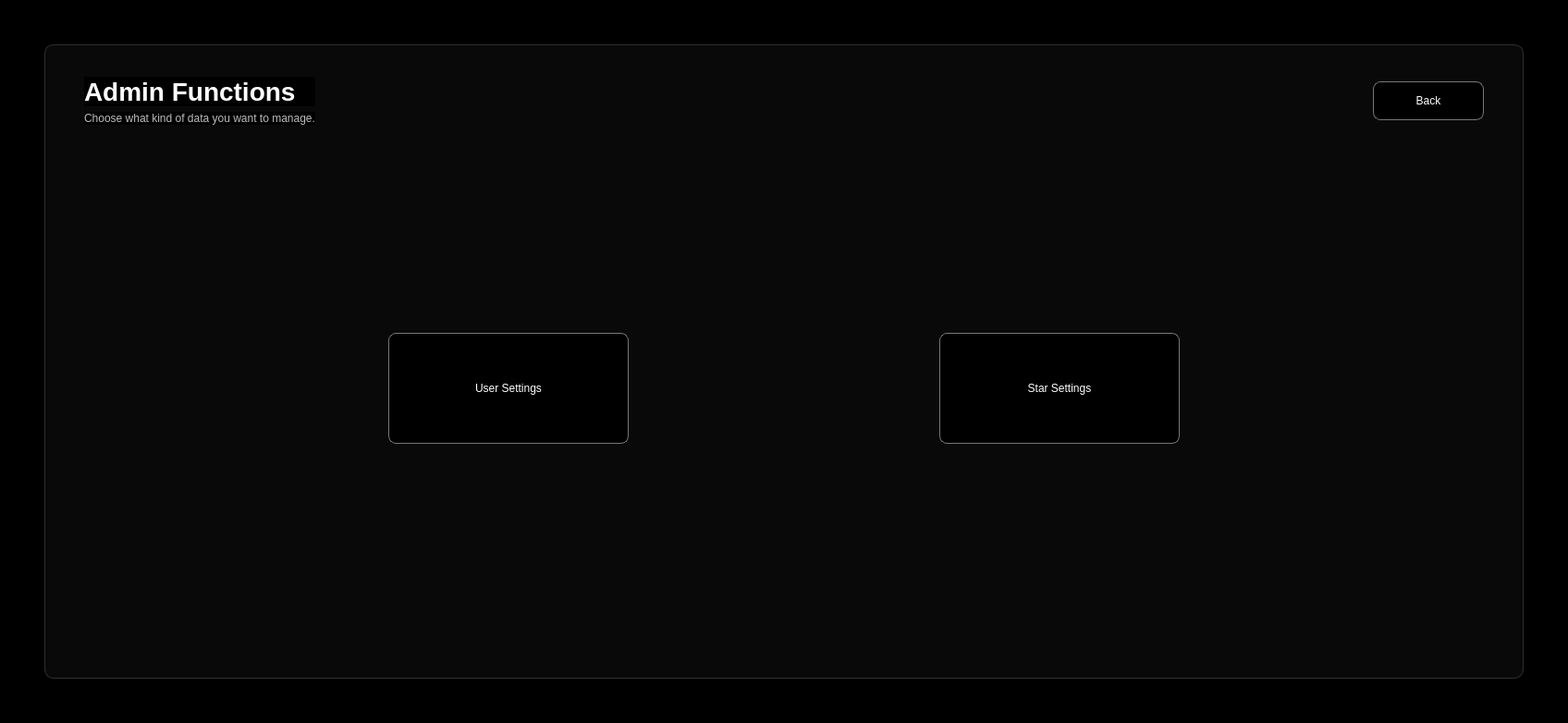
<?xml version="1.0" encoding="UTF-8"?>
<ui version="4.0">
 <class>AdminView</class>
 <widget class="QWidget" name="AdminView">
  <property name="geometry">
   <rect>
    <x>0</x>
    <y>0</y>
    <width>1696</width>
    <height>782</height>
   </rect>
  </property>
  <property name="windowTitle">
   <string>Admin</string>
  </property>
  <property name="styleSheet">
   <string notr="true">QWidget {
    background-color: black;
    color: white;
}

QFrame#adminContentFrame,
QFrame#adminMenuCard,
QFrame#settingsContentFrame,
QFrame#addUserContentFrame,
QFrame#starEditorFrame {
    background-color: #090909;
    border: 1px solid #303030;
    border-radius: 10px;
}

QLabel#pageTitleLabel,
QLabel#userSettingsTitleLabel,
QLabel#starSettingsTitleLabel {
    font-size: 28px;
    font-weight: bold;
}

QLabel#pageSubtitleLabel,
QLabel#userSettingsSubtitleLabel,
QLabel#starSettingsSubtitleLabel {
    color: #bdbdbd;
}

QLineEdit,
QComboBox,
QDoubleSpinBox,
QSpinBox,
QTextEdit {
    border: 1px solid #666666;
    border-radius: 8px;
    padding: 8px;
    background-color: #111111;
    color: white;
}

QPushButton {
    color: white;
    background-color: black;
    border: 1px solid #777777;
    border-radius: 8px;
    padding: 10px 14px;
}

QPushButton:hover {
    border-color: #aaaaaa;
}

QPushButton#deleteUserButton,
QPushButton#deleteStarButton,
QPushButton#cancelAddUserButton {
    border-color: #b94a48;
}

QPushButton#saveUserButton,
QPushButton#saveStarButton,
QPushButton#addUserButton,
QPushButton#addStarButton,
QPushButton#addUserConfirmButton {
    border-color: #c9a227;
}

QPushButton#addUserConfirmButton {
    border-color: #2f9e44;
}

QPushButton#generateStarPositionButton {
    border-color: #2f9e44;
}</string>
  </property>
  <layout class="QVBoxLayout" name="rootLayout">
   <property name="leftMargin">
    <number>0</number>
   </property>
   <property name="topMargin">
    <number>0</number>
   </property>
   <property name="rightMargin">
    <number>0</number>
   </property>
   <property name="bottomMargin">
    <number>0</number>
   </property>
   <item>
    <widget class="QStackedWidget" name="adminStackedWidget">
     <property name="currentIndex">
      <number>0</number>
     </property>
     <widget class="QWidget" name="adminMenuPage">
      <layout class="QVBoxLayout" name="adminMenuRootLayout">
       <property name="leftMargin">
        <number>48</number>
       </property>
       <property name="topMargin">
        <number>48</number>
       </property>
       <property name="rightMargin">
        <number>48</number>
       </property>
       <property name="bottomMargin">
        <number>48</number>
       </property>
       <item>
        <widget class="QFrame" name="adminContentFrame">
         <property name="frameShape">
          <enum>QFrame::Shape::StyledPanel</enum>
         </property>
         <layout class="QVBoxLayout" name="adminContentLayout">
          <property name="leftMargin">
           <number>42</number>
          </property>
          <property name="topMargin">
           <number>34</number>
          </property>
          <property name="rightMargin">
           <number>42</number>
          </property>
          <property name="bottomMargin">
           <number>34</number>
          </property>
          <item>
           <layout class="QHBoxLayout" name="adminHeaderLayout">
            <item>
             <layout class="QVBoxLayout" name="adminHeaderTextLayout">
              <item>
               <widget class="QLabel" name="pageTitleLabel">
                <property name="text">
                 <string>Admin Functions</string>
                </property>
               </widget>
              </item>
              <item>
               <widget class="QLabel" name="pageSubtitleLabel">
                <property name="text">
                 <string>Choose what kind of data you want to manage.</string>
                </property>
               </widget>
              </item>
             </layout>
            </item>
            <item>
             <spacer name="adminHeaderSpacer">
              <property name="orientation">
               <enum>Qt::Orientation::Horizontal</enum>
              </property>
              <property name="sizeHint" stdset="0">
               <size>
                <width>40</width>
                <height>20</height>
               </size>
              </property>
             </spacer>
            </item>
            <item>
             <widget class="QPushButton" name="adminBackToHomeButton">
              <property name="minimumSize">
               <size>
                <width>120</width>
                <height>42</height>
               </size>
              </property>
              <property name="text">
               <string>Back</string>
              </property>
             </widget>
            </item>
           </layout>
          </item>
          <item>
           <spacer name="adminMenuTopSpacer">
            <property name="orientation">
             <enum>Qt::Orientation::Vertical</enum>
            </property>
            <property name="sizeHint" stdset="0">
             <size>
              <width>20</width>
              <height>120</height>
             </size>
            </property>
           </spacer>
          </item>
          <item>
           <layout class="QHBoxLayout" name="adminChoiceLayout">
            <item>
             <spacer name="adminChoiceLeftSpacer">
              <property name="orientation">
               <enum>Qt::Orientation::Horizontal</enum>
              </property>
              <property name="sizeHint" stdset="0">
               <size>
                <width>120</width>
                <height>20</height>
               </size>
              </property>
             </spacer>
            </item>
            <item>
             <widget class="QPushButton" name="userSettingsButton">
              <property name="minimumSize">
               <size>
                <width>260</width>
                <height>120</height>
               </size>
              </property>
              <property name="text">
               <string>User Settings</string>
              </property>
             </widget>
            </item>
            <item>
             <spacer name="adminChoiceMiddleSpacer">
              <property name="orientation">
               <enum>Qt::Orientation::Horizontal</enum>
              </property>
              <property name="sizeHint" stdset="0">
               <size>
                <width>80</width>
                <height>20</height>
               </size>
              </property>
             </spacer>
            </item>
            <item>
             <widget class="QPushButton" name="starSettingsButton">
              <property name="minimumSize">
               <size>
                <width>260</width>
                <height>120</height>
               </size>
              </property>
              <property name="text">
               <string>Star Settings</string>
              </property>
             </widget>
            </item>
            <item>
             <spacer name="adminChoiceRightSpacer">
              <property name="orientation">
               <enum>Qt::Orientation::Horizontal</enum>
              </property>
              <property name="sizeHint" stdset="0">
               <size>
                <width>120</width>
                <height>20</height>
               </size>
              </property>
             </spacer>
            </item>
           </layout>
          </item>
          <item>
           <spacer name="adminMenuBottomSpacer">
            <property name="orientation">
             <enum>Qt::Orientation::Vertical</enum>
            </property>
            <property name="sizeHint" stdset="0">
             <size>
              <width>20</width>
              <height>180</height>
             </size>
            </property>
           </spacer>
          </item>
         </layout>
        </widget>
       </item>
      </layout>
     </widget>
     <widget class="QWidget" name="userSettingsPage">
      <layout class="QVBoxLayout" name="userSettingsRootLayout">
       <property name="leftMargin">
        <number>40</number>
       </property>
       <property name="topMargin">
        <number>40</number>
       </property>
       <property name="rightMargin">
        <number>40</number>
       </property>
       <property name="bottomMargin">
        <number>40</number>
       </property>
       <item>
        <layout class="QHBoxLayout" name="userSettingsHeaderLayout">
         <item>
          <layout class="QVBoxLayout" name="userSettingsHeaderTextLayout">
           <item>
            <widget class="QLabel" name="userSettingsTitleLabel">
             <property name="text">
              <string>User Settings</string>
             </property>
            </widget>
           </item>
           <item>
            <widget class="QLabel" name="userSettingsSubtitleLabel">
             <property name="text">
              <string>Add users, edit user details, remove users, or update passwords.</string>
             </property>
            </widget>
           </item>
          </layout>
         </item>
         <item>
          <spacer name="userSettingsHeaderSpacer">
           <property name="orientation">
            <enum>Qt::Orientation::Horizontal</enum>
           </property>
           <property name="sizeHint" stdset="0">
            <size>
             <width>40</width>
             <height>20</height>
            </size>
           </property>
          </spacer>
         </item>
         <item>
          <widget class="QPushButton" name="backFromUserSettingsButton">
           <property name="minimumSize">
            <size>
             <width>120</width>
             <height>42</height>
            </size>
           </property>
           <property name="text">
            <string>Back</string>
           </property>
          </widget>
         </item>
        </layout>
       </item>
       <item>
        <layout class="QHBoxLayout" name="userSettingsBodyLayout">
         <item>
          <widget class="QFrame" name="userSearchFrame">
           <property name="minimumSize">
            <size>
             <width>300</width>
             <height>0</height>
            </size>
           </property>
           <property name="maximumSize">
            <size>
             <width>360</width>
             <height>16777215</height>
            </size>
           </property>
           <property name="frameShape">
            <enum>QFrame::Shape::StyledPanel</enum>
           </property>
           <layout class="QVBoxLayout" name="userSearchLayout">
            <item>
             <widget class="QLabel" name="userSearchLabel">
              <property name="text">
               <string>Search Users</string>
              </property>
             </widget>
            </item>
            <item>
             <layout class="QHBoxLayout" name="userSearchInputLayout">
              <item>
               <widget class="QLineEdit" name="userSearchLineEdit">
                <property name="placeholderText">
                 <string>Search by name</string>
                </property>
               </widget>
              </item>
              <item>
               <widget class="QPushButton" name="resetUserSearchButton">
                <property name="minimumSize">
                 <size>
                  <width>80</width>
                  <height>0</height>
                 </size>
                </property>
                <property name="text">
                 <string>RESET</string>
                </property>
               </widget>
              </item>
             </layout>
            </item>
            <item>
             <widget class="QListWidget" name="userListWidget"/>
            </item>
            <item>
             <widget class="QPushButton" name="addUserButton">
              <property name="text">
               <string>Add User</string>
              </property>
             </widget>
            </item>
           </layout>
         </widget>
         </item>
         <item>
          <widget class="QStackedWidget" name="userEditorStackedWidget">
           <property name="currentIndex">
            <number>0</number>
           </property>
           <widget class="QWidget" name="editUserPage">
            <layout class="QVBoxLayout" name="editUserPageLayout">
             <property name="leftMargin">
              <number>0</number>
             </property>
             <property name="topMargin">
              <number>0</number>
             </property>
             <property name="rightMargin">
              <number>0</number>
             </property>
             <property name="bottomMargin">
              <number>0</number>
             </property>
             <item>
          <widget class="QFrame" name="settingsContentFrame">
           <property name="frameShape">
            <enum>QFrame::Shape::StyledPanel</enum>
           </property>
           <layout class="QVBoxLayout" name="userEditorLayout">
            <property name="leftMargin">
             <number>32</number>
            </property>
            <property name="topMargin">
             <number>28</number>
            </property>
            <property name="rightMargin">
             <number>32</number>
            </property>
            <property name="bottomMargin">
             <number>28</number>
            </property>
            <item>
             <widget class="QLabel" name="userEditorTitleLabel">
              <property name="text">
               <string>User Details</string>
              </property>
             </widget>
            </item>
            <item>
             <layout class="QFormLayout" name="userFormLayout">
              <item row="0" column="0">
               <widget class="QLabel" name="usernameLabel">
                <property name="text">
                 <string>Username</string>
                </property>
               </widget>
              </item>
              <item row="0" column="1">
               <widget class="QLineEdit" name="usernameLineEdit"/>
              </item>
              <item row="1" column="0">
               <widget class="QLabel" name="passwordLabel">
                <property name="text">
                 <string>Password</string>
                </property>
               </widget>
              </item>
              <item row="1" column="1">
               <widget class="QLineEdit" name="passwordLineEdit"/>
              </item>
              <item row="2" column="0">
               <widget class="QLabel" name="confirmPasswordLabel">
                <property name="text">
                 <string>Confirm Password</string>
                </property>
               </widget>
              </item>
              <item row="2" column="1">
               <widget class="QLineEdit" name="confirmPasswordLineEdit"/>
              </item>
              <item row="3" column="0">
               <widget class="QLabel" name="adminRoleLabel">
                <property name="text">
                 <string>Admin Role</string>
                </property>
               </widget>
              </item>
              <item row="3" column="1">
               <widget class="QCheckBox" name="adminRoleCheckBox">
                <property name="text">
                 <string>User has admin access</string>
                </property>
               </widget>
              </item>
             </layout>
            </item>
            <item>
             <spacer name="userEditorSpacer">
              <property name="orientation">
               <enum>Qt::Orientation::Vertical</enum>
              </property>
              <property name="sizeHint" stdset="0">
               <size>
                <width>20</width>
                <height>260</height>
               </size>
              </property>
             </spacer>
            </item>
            <item>
             <widget class="QLabel" name="userStatusLabel">
              <property name="visible">
               <bool>false</bool>
              </property>
              <property name="text">
               <string/>
              </property>
              <property name="alignment">
               <set>Qt::AlignmentFlag::AlignCenter</set>
              </property>
              <property name="wordWrap">
               <bool>true</bool>
              </property>
             </widget>
            </item>
            <item>
             <layout class="QHBoxLayout" name="userActionsLayout">
              <item>
               <widget class="QPushButton" name="deleteUserButton">
                <property name="text">
                 <string>Delete User</string>
                </property>
               </widget>
              </item>
              <item>
               <spacer name="userActionsSpacer">
                <property name="orientation">
                 <enum>Qt::Orientation::Horizontal</enum>
                </property>
                <property name="sizeHint" stdset="0">
                 <size>
                  <width>40</width>
                  <height>20</height>
                 </size>
                </property>
               </spacer>
              </item>
              <item>
               <widget class="QPushButton" name="saveUserButton">
                <property name="text">
                 <string>Save User</string>
                </property>
               </widget>
              </item>
             </layout>
            </item>
           </layout>
          </widget>
             </item>
            </layout>
           </widget>
           <widget class="QWidget" name="addUserPage">
            <layout class="QVBoxLayout" name="addUserPageLayout">
             <property name="leftMargin">
              <number>0</number>
             </property>
             <property name="topMargin">
              <number>0</number>
             </property>
             <property name="rightMargin">
              <number>0</number>
             </property>
             <property name="bottomMargin">
              <number>0</number>
             </property>
             <item>
              <widget class="QFrame" name="addUserContentFrame">
               <property name="frameShape">
                <enum>QFrame::Shape::StyledPanel</enum>
               </property>
               <layout class="QVBoxLayout" name="addUserEditorLayout">
                <property name="leftMargin">
                 <number>32</number>
                </property>
                <property name="topMargin">
                 <number>28</number>
                </property>
                <property name="rightMargin">
                 <number>32</number>
                </property>
                <property name="bottomMargin">
                 <number>28</number>
                </property>
                <item>
                 <widget class="QLabel" name="addUserTitleLabel">
                  <property name="styleSheet">
                   <string notr="true">font-size: 28px; font-weight: bold;</string>
                  </property>
                  <property name="text">
                   <string>Add New User</string>
                  </property>
                  <property name="alignment">
                   <set>Qt::AlignmentFlag::AlignCenter</set>
                  </property>
                 </widget>
                </item>
                <item>
                 <layout class="QFormLayout" name="addUserFormLayout">
                  <item row="0" column="0">
                   <widget class="QLabel" name="addUsernameLabel">
                    <property name="text">
                     <string>Username</string>
                    </property>
                   </widget>
                  </item>
                  <item row="0" column="1">
                   <widget class="QLineEdit" name="addUsernameLineEdit"/>
                  </item>
                  <item row="1" column="0">
                   <widget class="QLabel" name="addPasswordLabel">
                    <property name="text">
                     <string>Password</string>
                    </property>
                   </widget>
                  </item>
                  <item row="1" column="1">
                   <widget class="QLineEdit" name="addPasswordLineEdit"/>
                  </item>
                  <item row="2" column="0">
                   <widget class="QLabel" name="addConfirmPasswordLabel">
                    <property name="text">
                     <string>Confirm Password</string>
                    </property>
                   </widget>
                  </item>
                  <item row="2" column="1">
                   <widget class="QLineEdit" name="addConfirmPasswordLineEdit"/>
                  </item>
                  <item row="3" column="0">
                   <widget class="QLabel" name="addAdminRoleLabel">
                    <property name="text">
                     <string>Admin Role</string>
                    </property>
                   </widget>
                  </item>
                  <item row="3" column="1">
                   <widget class="QCheckBox" name="addAdminRoleCheckBox">
                    <property name="text">
                     <string>User has admin access</string>
                    </property>
                   </widget>
                  </item>
                 </layout>
                </item>
                <item>
                 <spacer name="addUserEditorSpacer">
                  <property name="orientation">
                   <enum>Qt::Orientation::Vertical</enum>
                  </property>
                  <property name="sizeHint" stdset="0">
                   <size>
                    <width>20</width>
                    <height>260</height>
                   </size>
                  </property>
                 </spacer>
                </item>
                <item>
                 <widget class="QLabel" name="addUserStatusLabel">
                  <property name="visible">
                   <bool>false</bool>
                  </property>
                  <property name="text">
                   <string/>
                  </property>
                  <property name="alignment">
                   <set>Qt::AlignmentFlag::AlignCenter</set>
                  </property>
                  <property name="wordWrap">
                   <bool>true</bool>
                  </property>
                 </widget>
                </item>
                <item>
                 <layout class="QHBoxLayout" name="addUserActionsLayout">
                  <item>
                   <widget class="QPushButton" name="cancelAddUserButton">
                    <property name="text">
                     <string>Cancel</string>
                    </property>
                   </widget>
                  </item>
                  <item>
                   <spacer name="addUserActionsSpacer">
                    <property name="orientation">
                     <enum>Qt::Orientation::Horizontal</enum>
                    </property>
                    <property name="sizeHint" stdset="0">
                     <size>
                      <width>40</width>
                      <height>20</height>
                     </size>
                    </property>
                   </spacer>
                  </item>
                  <item>
                   <widget class="QPushButton" name="addUserConfirmButton">
                    <property name="text">
                     <string>Add</string>
                    </property>
                   </widget>
                  </item>
                 </layout>
                </item>
               </layout>
              </widget>
             </item>
            </layout>
           </widget>
          </widget>
         </item>
        </layout>
       </item>
      </layout>
     </widget>
     <widget class="QWidget" name="starSettingsPage">
      <layout class="QVBoxLayout" name="starSettingsRootLayout">
       <property name="leftMargin">
        <number>40</number>
       </property>
       <property name="topMargin">
        <number>40</number>
       </property>
       <property name="rightMargin">
        <number>40</number>
       </property>
       <property name="bottomMargin">
        <number>40</number>
       </property>
       <item>
        <layout class="QHBoxLayout" name="starSettingsHeaderLayout">
         <item>
          <layout class="QVBoxLayout" name="starSettingsHeaderTextLayout">
           <item>
            <widget class="QLabel" name="starSettingsTitleLabel">
             <property name="text">
              <string>Star Settings</string>
             </property>
            </widget>
           </item>
           <item>
            <widget class="QLabel" name="starSettingsSubtitleLabel">
             <property name="text">
              <string>Add, edit, or delete stars from the catalog.</string>
             </property>
            </widget>
           </item>
          </layout>
         </item>
         <item>
          <spacer name="starSettingsHeaderSpacer">
           <property name="orientation">
            <enum>Qt::Orientation::Horizontal</enum>
           </property>
           <property name="sizeHint" stdset="0">
            <size>
             <width>40</width>
             <height>20</height>
            </size>
           </property>
          </spacer>
         </item>
         <item>
          <widget class="QPushButton" name="backFromStarSettingsButton">
           <property name="minimumSize">
            <size>
             <width>120</width>
             <height>42</height>
            </size>
           </property>
           <property name="text">
            <string>Back</string>
           </property>
          </widget>
         </item>
        </layout>
       </item>
       <item>
        <layout class="QHBoxLayout" name="starSettingsBodyLayout">
         <item>
          <widget class="QFrame" name="starSearchFrame">
           <property name="minimumSize">
            <size>
             <width>300</width>
             <height>0</height>
            </size>
           </property>
           <property name="maximumSize">
            <size>
             <width>360</width>
             <height>16777215</height>
            </size>
           </property>
           <property name="frameShape">
            <enum>QFrame::Shape::StyledPanel</enum>
           </property>
           <layout class="QVBoxLayout" name="starSearchLayout">
            <item>
             <widget class="QLabel" name="starSearchLabel">
              <property name="text">
               <string>Search Stars</string>
              </property>
             </widget>
            </item>
            <item>
             <layout class="QHBoxLayout" name="starSearchInputLayout">
              <item>
               <widget class="QLineEdit" name="starSearchLineEdit">
                <property name="placeholderText">
                 <string>Search by star name</string>
                </property>
               </widget>
              </item>
              <item>
               <widget class="QPushButton" name="resetStarSearchButton">
                <property name="minimumSize">
                 <size>
                  <width>80</width>
                  <height>0</height>
                 </size>
                </property>
                <property name="text">
                 <string>RESET</string>
                </property>
               </widget>
              </item>
             </layout>
            </item>
            <item>
             <widget class="QListWidget" name="starListWidget"/>
            </item>
            <item>
             <widget class="QPushButton" name="addStarButton">
              <property name="text">
               <string>Add Star</string>
              </property>
             </widget>
            </item>
           </layout>
          </widget>
         </item>
         <item>
          <widget class="QFrame" name="starEditorFrame">
           <property name="frameShape">
            <enum>QFrame::Shape::StyledPanel</enum>
           </property>
           <layout class="QVBoxLayout" name="starEditorLayout">
            <property name="leftMargin">
             <number>32</number>
            </property>
            <property name="topMargin">
             <number>28</number>
            </property>
            <property name="rightMargin">
             <number>32</number>
            </property>
            <property name="bottomMargin">
             <number>28</number>
            </property>
            <item>
             <widget class="QLabel" name="starEditorTitleLabel">
              <property name="text">
               <string>Star Details</string>
              </property>
             </widget>
            </item>
            <item>
             <layout class="QFormLayout" name="starFormLayout">
              <item row="0" column="0">
               <widget class="QLabel" name="starNameLabel">
                <property name="text">
                 <string>Name</string>
                </property>
               </widget>
              </item>
              <item row="0" column="1">
               <widget class="QLineEdit" name="starNameLineEdit"/>
              </item>
              <item row="1" column="0">
               <widget class="QLabel" name="raLabel">
                <property name="text">
                 <string>RA</string>
                </property>
               </widget>
              </item>
              <item row="1" column="1">
               <widget class="QDoubleSpinBox" name="raSpinBox">
                <property name="decimals">
                 <number>6</number>
                </property>
                <property name="maximum">
                 <double>360.000000000000000</double>
                </property>
               </widget>
              </item>
              <item row="2" column="0">
               <widget class="QLabel" name="decLabel">
                <property name="text">
                 <string>Dec</string>
                </property>
               </widget>
              </item>
              <item row="2" column="1">
               <widget class="QDoubleSpinBox" name="decSpinBox">
                <property name="decimals">
                 <number>6</number>
                </property>
                <property name="minimum">
                 <double>-90.000000000000000</double>
                </property>
                <property name="maximum">
                 <double>90.000000000000000</double>
                </property>
               </widget>
              </item>
              <item row="3" column="0">
               <widget class="QLabel" name="parallaxLabel">
                <property name="text">
                 <string>Parallax</string>
                </property>
               </widget>
              </item>
              <item row="3" column="1">
               <widget class="QDoubleSpinBox" name="parallaxSpinBox">
                <property name="decimals">
                 <number>6</number>
                </property>
                <property name="maximum">
                 <double>100000.000000000000000</double>
                </property>
               </widget>
              </item>
              <item row="4" column="0">
               <widget class="QLabel" name="distanceFromSunLabel">
                <property name="text">
                 <string>Distance from Sun</string>
                </property>
               </widget>
              </item>
              <item row="4" column="1">
               <layout class="QHBoxLayout" name="distanceGenerationLayout">
                <item>
                 <widget class="QDoubleSpinBox" name="distanceFromSunSpinBox">
                  <property name="decimals">
                   <number>6</number>
                  </property>
                  <property name="maximum">
                   <double>1000000000.000000000000000</double>
                  </property>
                 </widget>
                </item>
                <item>
                 <widget class="QPushButton" name="generateStarPositionButton">
                  <property name="text">
                   <string>Generate Position</string>
                  </property>
                 </widget>
                </item>
               </layout>
              </item>
              <item row="5" column="0">
               <widget class="QLabel" name="vMagLabel">
                <property name="text">
                 <string>V Mag</string>
                </property>
               </widget>
              </item>
              <item row="5" column="1">
               <widget class="QDoubleSpinBox" name="vMagSpinBox">
                <property name="minimum">
                 <double>-40.000000000000000</double>
                </property>
                <property name="maximum">
                 <double>40.000000000000000</double>
                </property>
               </widget>
              </item>
              <item row="6" column="0">
               <widget class="QLabel" name="bMagLabel">
                <property name="text">
                 <string>B Mag</string>
                </property>
               </widget>
              </item>
              <item row="6" column="1">
               <widget class="QDoubleSpinBox" name="bMagSpinBox">
                <property name="minimum">
                 <double>-40.000000000000000</double>
                </property>
                <property name="maximum">
                 <double>40.000000000000000</double>
                </property>
               </widget>
              </item>
              <item row="7" column="0">
               <widget class="QLabel" name="spectralTypeLabel">
                <property name="text">
                 <string>Spectral Type</string>
                </property>
               </widget>
              </item>
              <item row="7" column="1">
               <widget class="QLineEdit" name="spectralTypeLineEdit"/>
              </item>
             </layout>
            </item>
            <item>
             <widget class="QLabel" name="starStatusLabel">
              <property name="text">
               <string/>
              </property>
              <property name="visible">
               <bool>false</bool>
              </property>
             </widget>
            </item>
            <item>
             <spacer name="starEditorSpacer">
              <property name="orientation">
               <enum>Qt::Orientation::Vertical</enum>
              </property>
              <property name="sizeHint" stdset="0">
               <size>
                <width>20</width>
                <height>190</height>
               </size>
              </property>
             </spacer>
            </item>
            <item>
             <layout class="QHBoxLayout" name="starActionsLayout">
              <item>
               <widget class="QPushButton" name="deleteStarButton">
                <property name="text">
                 <string>Delete Star</string>
                </property>
               </widget>
              </item>
              <item>
               <spacer name="starActionsSpacer">
                <property name="orientation">
                 <enum>Qt::Orientation::Horizontal</enum>
                </property>
                <property name="sizeHint" stdset="0">
                 <size>
                  <width>40</width>
                  <height>20</height>
                 </size>
                </property>
               </spacer>
              </item>
              <item>
               <widget class="QPushButton" name="saveStarButton">
                <property name="text">
                 <string>Save Star</string>
                </property>
               </widget>
              </item>
             </layout>
            </item>
           </layout>
          </widget>
         </item>
        </layout>
       </item>
      </layout>
     </widget>
    </widget>
   </item>
  </layout>
 </widget>
 <resources/>
 <connections/>
</ui>
